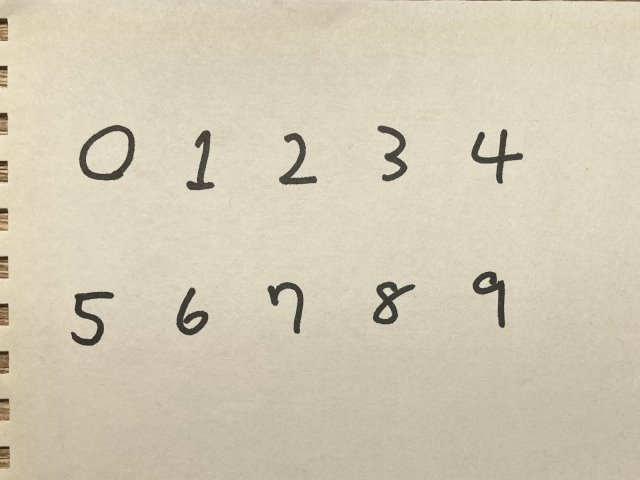
#> input picture test.jpg, 640 x 480 px
$ python opencv_preprocessing_test.py
#> lines starting #> are read from the running program, lines starting #| are printed output that depends on the picture; after the words box and inside, x2 and y2 are one past the last pixel; in counts of white or black regions, pixels touching at a corner belong together
TEST_FILE = './test.jpg'  # test image file
IMG_BORDER = 40  # image border width (won't be used for finding contours)
CONTOUR_COLOR = (0, 255, 255)  # digit frame color

import cv2
import numpy as np

# kernel for morphological closing
MORPH_KERNEL = cv2.getStructuringElement(cv2.MORPH_RECT, (5, 5))

# load image and get width, height
img = cv2.imread(TEST_FILE, cv2.IMREAD_COLOR)
#> img is the input picture: shape (480, 640, 3); mean B, G, R 179.9, 201.5, 209.6
IMG_W, IMG_H = img.shape[1], img.shape[0]
#> IMG_W = 640; IMG_H = 480

# convert to gray
img_gray = cv2.cvtColor(img, cv2.COLOR_BGR2GRAY)
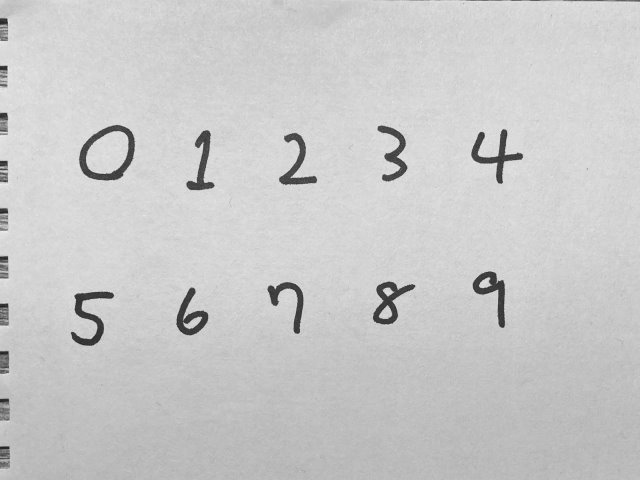
#> img_gray: shape (480, 640); min 29, max 242, mean 201.4
cv2.imwrite('./01-gray.jpg', img_gray)

# image thresholding (to black and white)
_, img_binary = cv2.threshold(img_gray, 0, 255, cv2.THRESH_BINARY_INV | cv2.THRESH_OTSU)
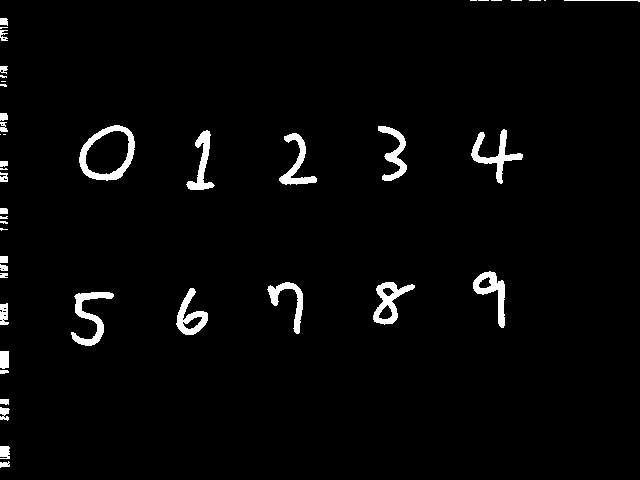
#> img_binary: shape (480, 640); 2.7% white; 45 white regions (16 under 20 px), largest, box (x1, y1, x2, y2) and area: (79, 125, 135, 181) 990, (71, 292, 114, 346) 786, (471, 129, 523, 184) 758
cv2.imwrite('./02-binary.jpg', img_binary)

# do morphological closing to filter out noise
img_binary = cv2.morphologyEx(img_binary, cv2.MORPH_CLOSE, MORPH_KERNEL)
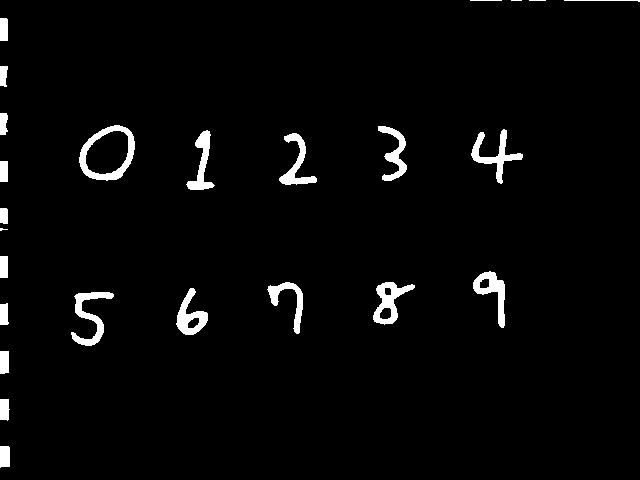
#> img_binary: shape (480, 640); 2.9% white; 25 white regions (3 under 20 px)
cv2.imwrite('./03-binary-morph.jpg', img_binary)

# find contours (possible digits area) in the frame
contours, _ = cv2.findContours(img_binary, cv2.RETR_EXTERNAL, cv2.CHAIN_APPROX_SIMPLE)
#> contours = 25 contours, 5 with area under 20; largest, box (x1, y1, x2, y2) and area: (79, 125, 135, 181) 2287, (373, 282, 415, 325) 830, (176, 288, 208, 335) 697, (473, 271, 505, 328) 696, (71, 292, 114, 346) 672

# iterate all contours
for contour in contours:
    x, y, w, h = cv2.boundingRect(contour)

    # if the area is overlapping the border, ignore it
    if x < IMG_BORDER or x + w > (IMG_W - 1) - IMG_BORDER or y < IMG_BORDER or y + h > (IMG_H - 1) - IMG_BORDER:
        continue

    # draw rectangle around the binary image area
    cv2.rectangle(img_binary, (x, y), (x + w, y + h), (255, 255, 255), 2)
    # draw rectangle around the original image area
    cv2.rectangle(img, (x, y), (x + w, y + h), CONTOUR_COLOR, 2)
#> this loop made 25 passes
#> (x, y, w, h) on passes 1, 2, 3, 4, 5, 6, 7, 8, 9, 11, 12, 14: (0, 446, 10, 22), (0, 399, 10, 22), (0, 351, 9, 23), (0, 303, 9, 22), (71, 292, 43, 54), (176, 288, 32, 47), (373, 282, 42, 43), (267, 282, 36, 52), (473, 271, 32, 57), (0, 228, 8, 3), (0, 208, 8, 16), (279, 133, 38, 52)
#> (contour, x, y, w, h) on passes 10, 13, 23, 24, 25: ([[0, 256], [0, 277], [7, 277], [7, 256]], 0, 256, 8, 22), ([[0, 161], [0, 181], [7, 181], [7, 161]], 0, 161, 8, 21), ([[529, 0], [545, 0]], 529, 0, 17, 1), ([[511, 0], [521, 0]], 511, 0, 11, 1), ([[470, 0], [501, 0]], 470, 0, 32, 1)
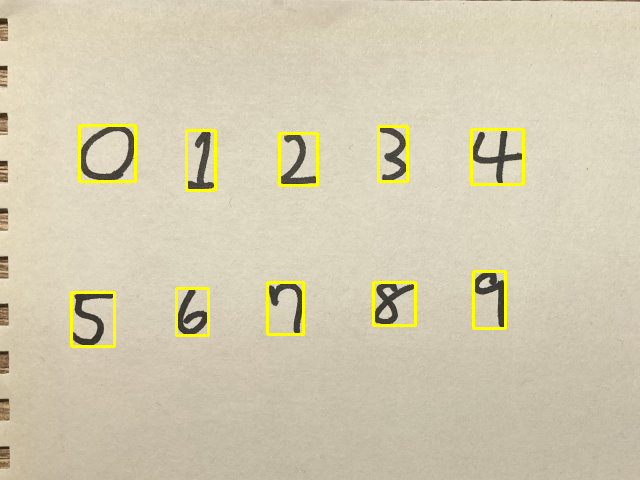
#> img: shape (480, 640, 3); 1.78% of pixels changed, all inside (x1, y1, x2, y2) = (70, 124, 525, 348)
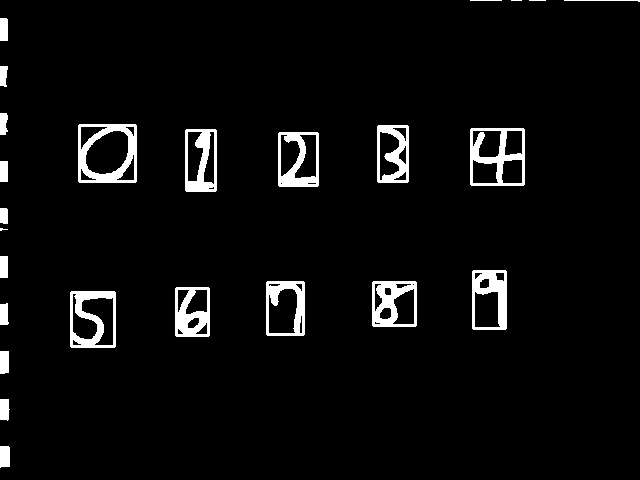
#> img_binary: shape (480, 640); 4.6% white; 25 white regions (3 under 20 px), largest, box (x1, y1, x2, y2) and area: (78, 124, 137, 183) 1613, (470, 128, 525, 186) 1382, (70, 291, 116, 348) 1291

# display results

cv2.imshow('Contours on binary image', img_binary)
cv2.imwrite('./04-binary-contours.jpg', img_binary)
cv2.imshow('Contours on original image', img)
cv2.imwrite('./05-original-contours.jpg', img)
cv2.waitKey(0)
cv2.destroyAllWindows()
